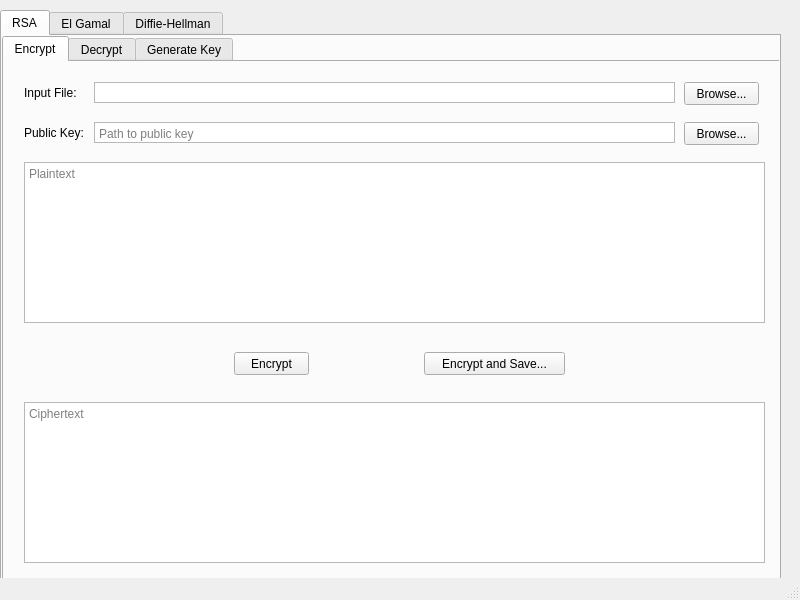
<?xml version="1.0" encoding="UTF-8"?>
<ui version="4.0">
 <class>MainWindow</class>
 <widget class="QMainWindow" name="MainWindow">
  <property name="geometry">
   <rect>
    <x>0</x>
    <y>0</y>
    <width>800</width>
    <height>600</height>
   </rect>
  </property>
  <property name="windowTitle">
   <string>Fookin' Laser Sights</string>
  </property>
  <widget class="QWidget" name="centralwidget">
   <widget class="QTabWidget" name="tabWidget">
    <property name="geometry">
     <rect>
      <x>0</x>
      <y>10</y>
      <width>781</width>
      <height>581</height>
     </rect>
    </property>
    <property name="currentIndex">
     <number>0</number>
    </property>
    <widget class="QWidget" name="tab_rsa">
     <attribute name="title">
      <string>RSA</string>
     </attribute>
     <widget class="QTabWidget" name="tabWidget_rsa">
      <property name="geometry">
       <rect>
        <x>0</x>
        <y>0</y>
        <width>781</width>
        <height>551</height>
       </rect>
      </property>
      <property name="currentIndex">
       <number>0</number>
      </property>
      <widget class="QWidget" name="tab_rsa_encrypt">
       <attribute name="title">
        <string>Encrypt</string>
       </attribute>
       <widget class="QLabel" name="label_input_file">
        <property name="geometry">
         <rect>
          <x>20</x>
          <y>20</y>
          <width>61</width>
          <height>21</height>
         </rect>
        </property>
        <property name="text">
         <string>Input File:</string>
        </property>
       </widget>
       <widget class="QLabel" name="label_public_key">
        <property name="geometry">
         <rect>
          <x>20</x>
          <y>60</y>
          <width>61</width>
          <height>21</height>
         </rect>
        </property>
        <property name="text">
         <string>Public Key:</string>
        </property>
       </widget>
       <widget class="QPlainTextEdit" name="plainTextEdit_input_file">
        <property name="geometry">
         <rect>
          <x>90</x>
          <y>20</y>
          <width>581</width>
          <height>21</height>
         </rect>
        </property>
        <property name="verticalScrollBarPolicy">
         <enum>Qt::ScrollBarAlwaysOff</enum>
        </property>
        <property name="horizontalScrollBarPolicy">
         <enum>Qt::ScrollBarAlwaysOff</enum>
        </property>
        <property name="lineWrapMode">
         <enum>QPlainTextEdit::NoWrap</enum>
        </property>
        <property name="plainText">
         <string/>
        </property>
        <property name="textInteractionFlags">
         <set>Qt::NoTextInteraction</set>
        </property>
        <property name="centerOnScroll">
         <bool>false</bool>
        </property>
        <property name="placeholderText">
         <string>Path to input file</string>
        </property>
       </widget>
       <widget class="QPlainTextEdit" name="plainTextEdit_public_key">
        <property name="geometry">
         <rect>
          <x>90</x>
          <y>60</y>
          <width>581</width>
          <height>21</height>
         </rect>
        </property>
        <property name="verticalScrollBarPolicy">
         <enum>Qt::ScrollBarAlwaysOff</enum>
        </property>
        <property name="horizontalScrollBarPolicy">
         <enum>Qt::ScrollBarAlwaysOff</enum>
        </property>
        <property name="textInteractionFlags">
         <set>Qt::NoTextInteraction</set>
        </property>
        <property name="placeholderText">
         <string>Path to public key</string>
        </property>
       </widget>
       <widget class="QPushButton" name="pushButton_browse_input_file">
        <property name="geometry">
         <rect>
          <x>680</x>
          <y>20</y>
          <width>75</width>
          <height>23</height>
         </rect>
        </property>
        <property name="text">
         <string>Browse...</string>
        </property>
       </widget>
       <widget class="QPushButton" name="pushButton_browse_public_key">
        <property name="geometry">
         <rect>
          <x>680</x>
          <y>60</y>
          <width>75</width>
          <height>23</height>
         </rect>
        </property>
        <property name="text">
         <string>Browse...</string>
        </property>
       </widget>
       <widget class="QPlainTextEdit" name="plainTextEdit_plaintext">
        <property name="geometry">
         <rect>
          <x>20</x>
          <y>100</y>
          <width>741</width>
          <height>161</height>
         </rect>
        </property>
        <property name="placeholderText">
         <string>Plaintext</string>
        </property>
       </widget>
       <widget class="QPlainTextEdit" name="plainTextEdit_ciphertext">
        <property name="geometry">
         <rect>
          <x>20</x>
          <y>340</y>
          <width>741</width>
          <height>161</height>
         </rect>
        </property>
        <property name="textInteractionFlags">
         <set>Qt::TextSelectableByKeyboard|Qt::TextSelectableByMouse</set>
        </property>
        <property name="placeholderText">
         <string>Ciphertext</string>
        </property>
       </widget>
       <widget class="QPushButton" name="pushButton_encrypt">
        <property name="geometry">
         <rect>
          <x>230</x>
          <y>290</y>
          <width>75</width>
          <height>23</height>
         </rect>
        </property>
        <property name="text">
         <string>Encrypt</string>
        </property>
       </widget>
       <widget class="QPushButton" name="pushButton_encrypt_and_save">
        <property name="geometry">
         <rect>
          <x>420</x>
          <y>290</y>
          <width>141</width>
          <height>23</height>
         </rect>
        </property>
        <property name="text">
         <string>Encrypt and Save...</string>
        </property>
       </widget>
      </widget>
      <widget class="QWidget" name="tab_rsa_decrypt">
       <attribute name="title">
        <string>Decrypt</string>
       </attribute>
       <widget class="QPushButton" name="pushButton_decrypt">
        <property name="geometry">
         <rect>
          <x>230</x>
          <y>290</y>
          <width>75</width>
          <height>23</height>
         </rect>
        </property>
        <property name="text">
         <string>Decrypt</string>
        </property>
       </widget>
       <widget class="QPushButton" name="pushButton_browse_private_key">
        <property name="geometry">
         <rect>
          <x>680</x>
          <y>60</y>
          <width>75</width>
          <height>23</height>
         </rect>
        </property>
        <property name="text">
         <string>Browse...</string>
        </property>
       </widget>
       <widget class="QLabel" name="label_private_key">
        <property name="geometry">
         <rect>
          <x>20</x>
          <y>60</y>
          <width>71</width>
          <height>21</height>
         </rect>
        </property>
        <property name="text">
         <string>Private Key:</string>
        </property>
       </widget>
       <widget class="QPlainTextEdit" name="plainTextEdit_plaintext_2">
        <property name="geometry">
         <rect>
          <x>20</x>
          <y>340</y>
          <width>741</width>
          <height>161</height>
         </rect>
        </property>
        <property name="textInteractionFlags">
         <set>Qt::TextSelectableByKeyboard|Qt::TextSelectableByMouse</set>
        </property>
        <property name="placeholderText">
         <string>Plaintext</string>
        </property>
       </widget>
       <widget class="QPlainTextEdit" name="plainTextEdit_ciphertext_2">
        <property name="geometry">
         <rect>
          <x>20</x>
          <y>100</y>
          <width>741</width>
          <height>161</height>
         </rect>
        </property>
        <property name="placeholderText">
         <string>Ciphertext</string>
        </property>
       </widget>
       <widget class="QPlainTextEdit" name="plainTextEdit_private_key">
        <property name="geometry">
         <rect>
          <x>90</x>
          <y>60</y>
          <width>581</width>
          <height>21</height>
         </rect>
        </property>
        <property name="verticalScrollBarPolicy">
         <enum>Qt::ScrollBarAlwaysOff</enum>
        </property>
        <property name="horizontalScrollBarPolicy">
         <enum>Qt::ScrollBarAlwaysOff</enum>
        </property>
        <property name="textInteractionFlags">
         <set>Qt::NoTextInteraction</set>
        </property>
        <property name="placeholderText">
         <string>Path to private key</string>
        </property>
       </widget>
       <widget class="QPushButton" name="pushButton_browse_input_file_2">
        <property name="geometry">
         <rect>
          <x>680</x>
          <y>20</y>
          <width>75</width>
          <height>23</height>
         </rect>
        </property>
        <property name="text">
         <string>Browse...</string>
        </property>
       </widget>
       <widget class="QLabel" name="label_input_file_2">
        <property name="geometry">
         <rect>
          <x>20</x>
          <y>20</y>
          <width>61</width>
          <height>21</height>
         </rect>
        </property>
        <property name="text">
         <string>Input File:</string>
        </property>
       </widget>
       <widget class="QPushButton" name="pushButton_decrypt_save">
        <property name="geometry">
         <rect>
          <x>420</x>
          <y>290</y>
          <width>141</width>
          <height>23</height>
         </rect>
        </property>
        <property name="text">
         <string>Decrypt and Save...</string>
        </property>
       </widget>
       <widget class="QPlainTextEdit" name="plainTextEdit_input_file_2">
        <property name="geometry">
         <rect>
          <x>90</x>
          <y>20</y>
          <width>581</width>
          <height>21</height>
         </rect>
        </property>
        <property name="verticalScrollBarPolicy">
         <enum>Qt::ScrollBarAlwaysOff</enum>
        </property>
        <property name="horizontalScrollBarPolicy">
         <enum>Qt::ScrollBarAlwaysOff</enum>
        </property>
        <property name="lineWrapMode">
         <enum>QPlainTextEdit::NoWrap</enum>
        </property>
        <property name="plainText">
         <string/>
        </property>
        <property name="textInteractionFlags">
         <set>Qt::NoTextInteraction</set>
        </property>
        <property name="centerOnScroll">
         <bool>false</bool>
        </property>
        <property name="placeholderText">
         <string>Path to input file</string>
        </property>
       </widget>
      </widget>
      <widget class="QWidget" name="tab_rsa_generate_key">
       <attribute name="title">
        <string>Generate Key</string>
       </attribute>
       <widget class="QPushButton" name="pushButton_generate_key">
        <property name="geometry">
         <rect>
          <x>10</x>
          <y>30</y>
          <width>751</width>
          <height>61</height>
         </rect>
        </property>
        <property name="text">
         <string>Generate Key</string>
        </property>
       </widget>
       <widget class="QPlainTextEdit" name="plainTextEdit_private_key_2">
        <property name="geometry">
         <rect>
          <x>10</x>
          <y>140</y>
          <width>371</width>
          <height>291</height>
         </rect>
        </property>
        <property name="textInteractionFlags">
         <set>Qt::TextSelectableByKeyboard|Qt::TextSelectableByMouse</set>
        </property>
       </widget>
       <widget class="QPlainTextEdit" name="plainTextEdit_public_key_2">
        <property name="geometry">
         <rect>
          <x>390</x>
          <y>140</y>
          <width>371</width>
          <height>291</height>
         </rect>
        </property>
        <property name="textInteractionFlags">
         <set>Qt::TextSelectableByKeyboard|Qt::TextSelectableByMouse</set>
        </property>
       </widget>
       <widget class="QLabel" name="label_private_key_2">
        <property name="geometry">
         <rect>
          <x>140</x>
          <y>110</y>
          <width>101</width>
          <height>21</height>
         </rect>
        </property>
        <property name="text">
         <string>Private Key</string>
        </property>
        <property name="alignment">
         <set>Qt::AlignCenter</set>
        </property>
       </widget>
       <widget class="QLabel" name="label_publick_key">
        <property name="geometry">
         <rect>
          <x>520</x>
          <y>110</y>
          <width>101</width>
          <height>21</height>
         </rect>
        </property>
        <property name="text">
         <string>Public Key</string>
        </property>
        <property name="alignment">
         <set>Qt::AlignCenter</set>
        </property>
       </widget>
       <widget class="QPushButton" name="pushButton_save_private_key">
        <property name="geometry">
         <rect>
          <x>140</x>
          <y>450</y>
          <width>111</width>
          <height>41</height>
         </rect>
        </property>
        <property name="text">
         <string>Save Private Key</string>
        </property>
       </widget>
       <widget class="QPushButton" name="pushButton_save_public_key">
        <property name="geometry">
         <rect>
          <x>530</x>
          <y>450</y>
          <width>111</width>
          <height>41</height>
         </rect>
        </property>
        <property name="text">
         <string>Save Public Key</string>
        </property>
       </widget>
      </widget>
     </widget>
    </widget>
    <widget class="QWidget" name="tab_elgamal">
     <attribute name="title">
      <string>El Gamal</string>
     </attribute>
     <widget class="QTabWidget" name="tabWidget_rsa_2">
      <property name="geometry">
       <rect>
        <x>0</x>
        <y>0</y>
        <width>781</width>
        <height>551</height>
       </rect>
      </property>
      <property name="currentIndex">
       <number>0</number>
      </property>
      <widget class="QWidget" name="tab_rsa_encrypt_3">
       <attribute name="title">
        <string>Encrypt</string>
       </attribute>
       <widget class="QLabel" name="label_input_file_3">
        <property name="geometry">
         <rect>
          <x>20</x>
          <y>20</y>
          <width>61</width>
          <height>21</height>
         </rect>
        </property>
        <property name="text">
         <string>Input File:</string>
        </property>
       </widget>
       <widget class="QLabel" name="label_public_key_2">
        <property name="geometry">
         <rect>
          <x>20</x>
          <y>60</y>
          <width>61</width>
          <height>21</height>
         </rect>
        </property>
        <property name="text">
         <string>Public Key:</string>
        </property>
       </widget>
       <widget class="QPlainTextEdit" name="plainTextEdit_input_file_3">
        <property name="geometry">
         <rect>
          <x>90</x>
          <y>20</y>
          <width>581</width>
          <height>21</height>
         </rect>
        </property>
        <property name="verticalScrollBarPolicy">
         <enum>Qt::ScrollBarAlwaysOff</enum>
        </property>
        <property name="horizontalScrollBarPolicy">
         <enum>Qt::ScrollBarAlwaysOff</enum>
        </property>
        <property name="lineWrapMode">
         <enum>QPlainTextEdit::NoWrap</enum>
        </property>
        <property name="plainText">
         <string/>
        </property>
        <property name="textInteractionFlags">
         <set>Qt::NoTextInteraction</set>
        </property>
        <property name="centerOnScroll">
         <bool>false</bool>
        </property>
        <property name="placeholderText">
         <string>Path to input file</string>
        </property>
       </widget>
       <widget class="QPlainTextEdit" name="plainTextEdit_public_key_3">
        <property name="geometry">
         <rect>
          <x>90</x>
          <y>60</y>
          <width>581</width>
          <height>21</height>
         </rect>
        </property>
        <property name="verticalScrollBarPolicy">
         <enum>Qt::ScrollBarAlwaysOff</enum>
        </property>
        <property name="horizontalScrollBarPolicy">
         <enum>Qt::ScrollBarAlwaysOff</enum>
        </property>
        <property name="textInteractionFlags">
         <set>Qt::NoTextInteraction</set>
        </property>
        <property name="placeholderText">
         <string>Path to public key</string>
        </property>
       </widget>
       <widget class="QPushButton" name="pushButton_browse_input_file_3">
        <property name="geometry">
         <rect>
          <x>680</x>
          <y>20</y>
          <width>75</width>
          <height>23</height>
         </rect>
        </property>
        <property name="text">
         <string>Browse...</string>
        </property>
       </widget>
       <widget class="QPushButton" name="pushButton_browse_public_key_2">
        <property name="geometry">
         <rect>
          <x>680</x>
          <y>60</y>
          <width>75</width>
          <height>23</height>
         </rect>
        </property>
        <property name="text">
         <string>Browse...</string>
        </property>
       </widget>
       <widget class="QPlainTextEdit" name="plainTextEdit_plaintext_3">
        <property name="geometry">
         <rect>
          <x>20</x>
          <y>100</y>
          <width>741</width>
          <height>161</height>
         </rect>
        </property>
        <property name="placeholderText">
         <string>Plaintext</string>
        </property>
       </widget>
       <widget class="QPlainTextEdit" name="plainTextEdit_ciphertext_3">
        <property name="geometry">
         <rect>
          <x>20</x>
          <y>340</y>
          <width>741</width>
          <height>161</height>
         </rect>
        </property>
        <property name="textInteractionFlags">
         <set>Qt::TextSelectableByKeyboard|Qt::TextSelectableByMouse</set>
        </property>
        <property name="placeholderText">
         <string>Ciphertext</string>
        </property>
       </widget>
       <widget class="QPushButton" name="pushButton_encrypt_2">
        <property name="geometry">
         <rect>
          <x>230</x>
          <y>290</y>
          <width>75</width>
          <height>23</height>
         </rect>
        </property>
        <property name="text">
         <string>Encrypt</string>
        </property>
       </widget>
       <widget class="QPushButton" name="pushButton_encrypt_and_save_2">
        <property name="geometry">
         <rect>
          <x>420</x>
          <y>290</y>
          <width>141</width>
          <height>23</height>
         </rect>
        </property>
        <property name="text">
         <string>Encrypt and Save...</string>
        </property>
       </widget>
      </widget>
      <widget class="QWidget" name="tab_rsa_decrypt_3">
       <attribute name="title">
        <string>Decrypt</string>
       </attribute>
       <widget class="QPushButton" name="pushButton_decrypt_2">
        <property name="geometry">
         <rect>
          <x>230</x>
          <y>290</y>
          <width>75</width>
          <height>23</height>
         </rect>
        </property>
        <property name="text">
         <string>Decrypt</string>
        </property>
       </widget>
       <widget class="QPushButton" name="pushButton_browse_private_key_2">
        <property name="geometry">
         <rect>
          <x>680</x>
          <y>60</y>
          <width>75</width>
          <height>23</height>
         </rect>
        </property>
        <property name="text">
         <string>Browse...</string>
        </property>
       </widget>
       <widget class="QLabel" name="label_private_key_3">
        <property name="geometry">
         <rect>
          <x>20</x>
          <y>60</y>
          <width>71</width>
          <height>21</height>
         </rect>
        </property>
        <property name="text">
         <string>Private Key:</string>
        </property>
       </widget>
       <widget class="QPlainTextEdit" name="plainTextEdit_plaintext_4">
        <property name="geometry">
         <rect>
          <x>20</x>
          <y>340</y>
          <width>741</width>
          <height>161</height>
         </rect>
        </property>
        <property name="textInteractionFlags">
         <set>Qt::TextSelectableByKeyboard|Qt::TextSelectableByMouse</set>
        </property>
        <property name="placeholderText">
         <string>Plaintext</string>
        </property>
       </widget>
       <widget class="QPlainTextEdit" name="plainTextEdit_ciphertext_4">
        <property name="geometry">
         <rect>
          <x>20</x>
          <y>100</y>
          <width>741</width>
          <height>161</height>
         </rect>
        </property>
        <property name="placeholderText">
         <string>Ciphertext</string>
        </property>
       </widget>
       <widget class="QPlainTextEdit" name="plainTextEdit_private_key_3">
        <property name="geometry">
         <rect>
          <x>90</x>
          <y>60</y>
          <width>581</width>
          <height>21</height>
         </rect>
        </property>
        <property name="verticalScrollBarPolicy">
         <enum>Qt::ScrollBarAlwaysOff</enum>
        </property>
        <property name="horizontalScrollBarPolicy">
         <enum>Qt::ScrollBarAlwaysOff</enum>
        </property>
        <property name="textInteractionFlags">
         <set>Qt::NoTextInteraction</set>
        </property>
        <property name="placeholderText">
         <string>Path to private key</string>
        </property>
       </widget>
       <widget class="QPushButton" name="pushButton_browse_input_file_4">
        <property name="geometry">
         <rect>
          <x>680</x>
          <y>20</y>
          <width>75</width>
          <height>23</height>
         </rect>
        </property>
        <property name="text">
         <string>Browse...</string>
        </property>
       </widget>
       <widget class="QLabel" name="label_input_file_4">
        <property name="geometry">
         <rect>
          <x>20</x>
          <y>20</y>
          <width>61</width>
          <height>21</height>
         </rect>
        </property>
        <property name="text">
         <string>Input File:</string>
        </property>
       </widget>
       <widget class="QPushButton" name="pushButton_decrypt_save_2">
        <property name="geometry">
         <rect>
          <x>420</x>
          <y>290</y>
          <width>141</width>
          <height>23</height>
         </rect>
        </property>
        <property name="text">
         <string>Decrypt and Save...</string>
        </property>
       </widget>
       <widget class="QPlainTextEdit" name="plainTextEdit_input_file_4">
        <property name="geometry">
         <rect>
          <x>90</x>
          <y>20</y>
          <width>581</width>
          <height>21</height>
         </rect>
        </property>
        <property name="verticalScrollBarPolicy">
         <enum>Qt::ScrollBarAlwaysOff</enum>
        </property>
        <property name="horizontalScrollBarPolicy">
         <enum>Qt::ScrollBarAlwaysOff</enum>
        </property>
        <property name="lineWrapMode">
         <enum>QPlainTextEdit::NoWrap</enum>
        </property>
        <property name="plainText">
         <string/>
        </property>
        <property name="textInteractionFlags">
         <set>Qt::NoTextInteraction</set>
        </property>
        <property name="centerOnScroll">
         <bool>false</bool>
        </property>
        <property name="placeholderText">
         <string>Path to input file</string>
        </property>
       </widget>
      </widget>
      <widget class="QWidget" name="tab_rsa_generate_key_3">
       <attribute name="title">
        <string>Generate Key</string>
       </attribute>
       <widget class="QPushButton" name="pushButton_generate_key_2">
        <property name="geometry">
         <rect>
          <x>10</x>
          <y>30</y>
          <width>751</width>
          <height>61</height>
         </rect>
        </property>
        <property name="text">
         <string>Generate Key</string>
        </property>
       </widget>
       <widget class="QPlainTextEdit" name="plainTextEdit_private_key_4">
        <property name="geometry">
         <rect>
          <x>10</x>
          <y>140</y>
          <width>371</width>
          <height>291</height>
         </rect>
        </property>
        <property name="textInteractionFlags">
         <set>Qt::TextSelectableByKeyboard|Qt::TextSelectableByMouse</set>
        </property>
       </widget>
       <widget class="QPlainTextEdit" name="plainTextEdit_public_key_4">
        <property name="geometry">
         <rect>
          <x>390</x>
          <y>140</y>
          <width>371</width>
          <height>291</height>
         </rect>
        </property>
        <property name="textInteractionFlags">
         <set>Qt::TextSelectableByKeyboard|Qt::TextSelectableByMouse</set>
        </property>
       </widget>
       <widget class="QLabel" name="label_private_key_4">
        <property name="geometry">
         <rect>
          <x>140</x>
          <y>110</y>
          <width>101</width>
          <height>21</height>
         </rect>
        </property>
        <property name="text">
         <string>Private Key</string>
        </property>
        <property name="alignment">
         <set>Qt::AlignCenter</set>
        </property>
       </widget>
       <widget class="QLabel" name="label_publick_key_2">
        <property name="geometry">
         <rect>
          <x>520</x>
          <y>110</y>
          <width>101</width>
          <height>21</height>
         </rect>
        </property>
        <property name="text">
         <string>Public Key</string>
        </property>
        <property name="alignment">
         <set>Qt::AlignCenter</set>
        </property>
       </widget>
       <widget class="QPushButton" name="pushButton_save_private_key_2">
        <property name="geometry">
         <rect>
          <x>140</x>
          <y>450</y>
          <width>111</width>
          <height>41</height>
         </rect>
        </property>
        <property name="text">
         <string>Save Private Key</string>
        </property>
       </widget>
       <widget class="QPushButton" name="pushButton_save_public_key_2">
        <property name="geometry">
         <rect>
          <x>530</x>
          <y>450</y>
          <width>111</width>
          <height>41</height>
         </rect>
        </property>
        <property name="text">
         <string>Save Public Key</string>
        </property>
       </widget>
      </widget>
     </widget>
    </widget>
    <widget class="QWidget" name="tab_dh">
     <attribute name="title">
      <string>Diffie-Hellman</string>
     </attribute>
     <widget class="QPlainTextEdit" name="plainTextEdit_input_file_5">
      <property name="geometry">
       <rect>
        <x>240</x>
        <y>160</y>
        <width>181</width>
        <height>21</height>
       </rect>
      </property>
      <property name="verticalScrollBarPolicy">
       <enum>Qt::ScrollBarAlwaysOff</enum>
      </property>
      <property name="horizontalScrollBarPolicy">
       <enum>Qt::ScrollBarAlwaysOff</enum>
      </property>
      <property name="lineWrapMode">
       <enum>QPlainTextEdit::NoWrap</enum>
      </property>
      <property name="plainText">
       <string/>
      </property>
      <property name="textInteractionFlags">
       <set>Qt::TextEditorInteraction</set>
      </property>
      <property name="centerOnScroll">
       <bool>false</bool>
      </property>
      <property name="placeholderText">
       <string>n</string>
      </property>
     </widget>
     <widget class="QPlainTextEdit" name="plainTextEdit_input_file_6">
      <property name="geometry">
       <rect>
        <x>240</x>
        <y>200</y>
        <width>181</width>
        <height>21</height>
       </rect>
      </property>
      <property name="verticalScrollBarPolicy">
       <enum>Qt::ScrollBarAlwaysOff</enum>
      </property>
      <property name="horizontalScrollBarPolicy">
       <enum>Qt::ScrollBarAlwaysOff</enum>
      </property>
      <property name="lineWrapMode">
       <enum>QPlainTextEdit::NoWrap</enum>
      </property>
      <property name="plainText">
       <string/>
      </property>
      <property name="textInteractionFlags">
       <set>Qt::TextEditorInteraction</set>
      </property>
      <property name="centerOnScroll">
       <bool>false</bool>
      </property>
      <property name="placeholderText">
       <string>g</string>
      </property>
     </widget>
     <widget class="QPlainTextEdit" name="plainTextEdit_input_file_7">
      <property name="geometry">
       <rect>
        <x>240</x>
        <y>250</y>
        <width>181</width>
        <height>21</height>
       </rect>
      </property>
      <property name="verticalScrollBarPolicy">
       <enum>Qt::ScrollBarAlwaysOff</enum>
      </property>
      <property name="horizontalScrollBarPolicy">
       <enum>Qt::ScrollBarAlwaysOff</enum>
      </property>
      <property name="lineWrapMode">
       <enum>QPlainTextEdit::NoWrap</enum>
      </property>
      <property name="plainText">
       <string/>
      </property>
      <property name="textInteractionFlags">
       <set>Qt::TextEditorInteraction</set>
      </property>
      <property name="centerOnScroll">
       <bool>false</bool>
      </property>
      <property name="placeholderText">
       <string>x</string>
      </property>
     </widget>
     <widget class="QPlainTextEdit" name="plainTextEdit_input_file_8">
      <property name="geometry">
       <rect>
        <x>240</x>
        <y>300</y>
        <width>181</width>
        <height>21</height>
       </rect>
      </property>
      <property name="verticalScrollBarPolicy">
       <enum>Qt::ScrollBarAlwaysOff</enum>
      </property>
      <property name="horizontalScrollBarPolicy">
       <enum>Qt::ScrollBarAlwaysOff</enum>
      </property>
      <property name="lineWrapMode">
       <enum>QPlainTextEdit::NoWrap</enum>
      </property>
      <property name="plainText">
       <string/>
      </property>
      <property name="textInteractionFlags">
       <set>Qt::TextEditorInteraction</set>
      </property>
      <property name="centerOnScroll">
       <bool>false</bool>
      </property>
      <property name="placeholderText">
       <string>y</string>
      </property>
     </widget>
     <widget class="QPlainTextEdit" name="plainTextEdit_input_file_9">
      <property name="geometry">
       <rect>
        <x>240</x>
        <y>350</y>
        <width>181</width>
        <height>21</height>
       </rect>
      </property>
      <property name="verticalScrollBarPolicy">
       <enum>Qt::ScrollBarAlwaysOff</enum>
      </property>
      <property name="horizontalScrollBarPolicy">
       <enum>Qt::ScrollBarAlwaysOff</enum>
      </property>
      <property name="lineWrapMode">
       <enum>QPlainTextEdit::NoWrap</enum>
      </property>
      <property name="plainText">
       <string/>
      </property>
      <property name="textInteractionFlags">
       <set>Qt::TextEditorInteraction</set>
      </property>
      <property name="centerOnScroll">
       <bool>false</bool>
      </property>
      <property name="placeholderText">
       <string>Symetric key</string>
      </property>
     </widget>
     <widget class="QPushButton" name="pushButton">
      <property name="geometry">
       <rect>
        <x>450</x>
        <y>160</y>
        <width>81</width>
        <height>23</height>
       </rect>
      </property>
      <property name="text">
       <string>Generate N</string>
      </property>
     </widget>
     <widget class="QPushButton" name="pushButton_2">
      <property name="geometry">
       <rect>
        <x>450</x>
        <y>200</y>
        <width>81</width>
        <height>23</height>
       </rect>
      </property>
      <property name="text">
       <string>Generate G</string>
      </property>
     </widget>
     <widget class="QPushButton" name="pushButton_3">
      <property name="geometry">
       <rect>
        <x>450</x>
        <y>250</y>
        <width>81</width>
        <height>23</height>
       </rect>
      </property>
      <property name="text">
       <string>Generate X</string>
      </property>
     </widget>
     <widget class="QPushButton" name="pushButton_4">
      <property name="geometry">
       <rect>
        <x>450</x>
        <y>300</y>
        <width>81</width>
        <height>23</height>
       </rect>
      </property>
      <property name="text">
       <string>Generate Y</string>
      </property>
     </widget>
     <widget class="QPushButton" name="pushButton_9">
      <property name="geometry">
       <rect>
        <x>450</x>
        <y>350</y>
        <width>81</width>
        <height>23</height>
       </rect>
      </property>
      <property name="text">
       <string>Generate Key</string>
      </property>
     </widget>
    </widget>
   </widget>
  </widget>
  <widget class="QStatusBar" name="statusbar"/>
 </widget>
 <resources/>
 <connections/>
</ui>
